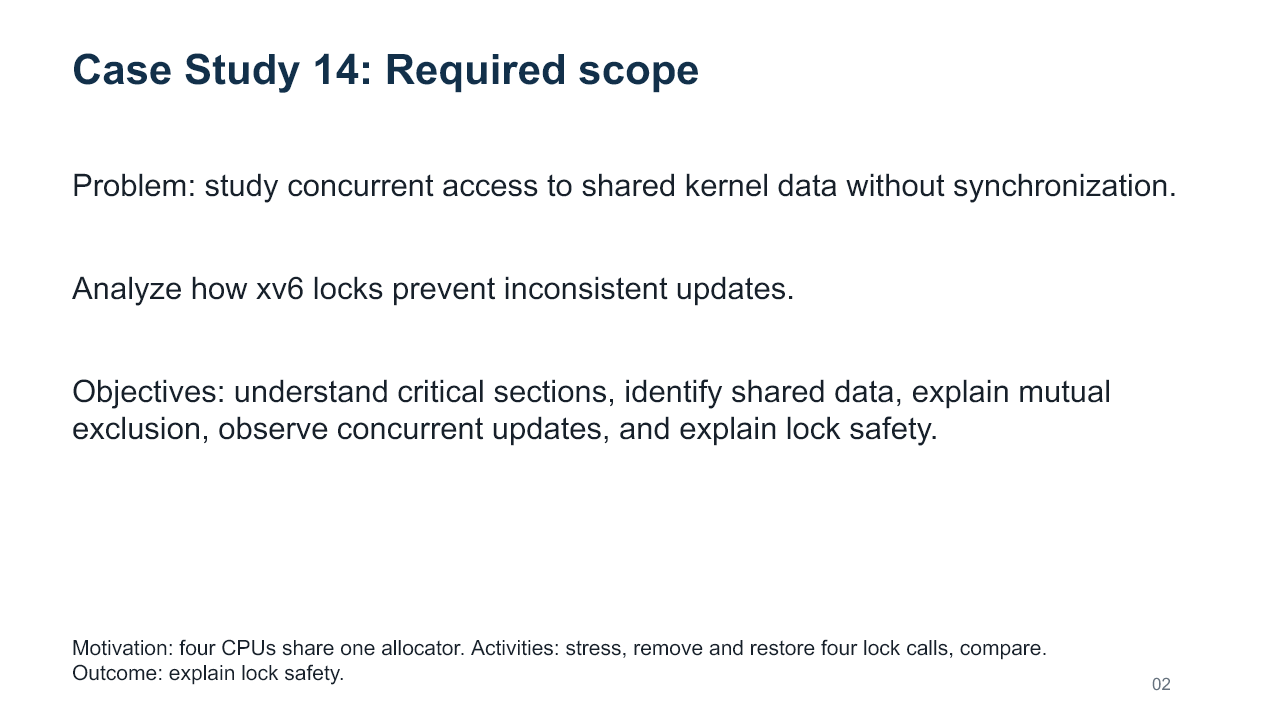
#> input picture OS CASE STUDY/tmp/final-build/ppt-render-v10/slide-02.png, 1280 x 720 px, given in place of slide-01.png, which was not available
$ python make_contact_sheet_v10.py
#> lines starting #> are read from the running program, lines starting #| are printed output that depends on the picture; pictures that were not available may be replaced by others from this repository, and a replacement may not be noted
from pathlib import Path
from PIL import Image,ImageOps,ImageDraw,ImageFont
src=Path(r'C:\Users\HP\Documents\OS record\OS CASE STUDY\tmp\final-build\ppt-render-v10')
thumb_w=480; thumb_h=270; gap=18; label_h=28; cols=4; rows=5
canvas=Image.new('RGB',(cols*thumb_w+(cols+1)*gap,rows*(thumb_h+label_h)+(rows+1)*gap),'#E7EAED')
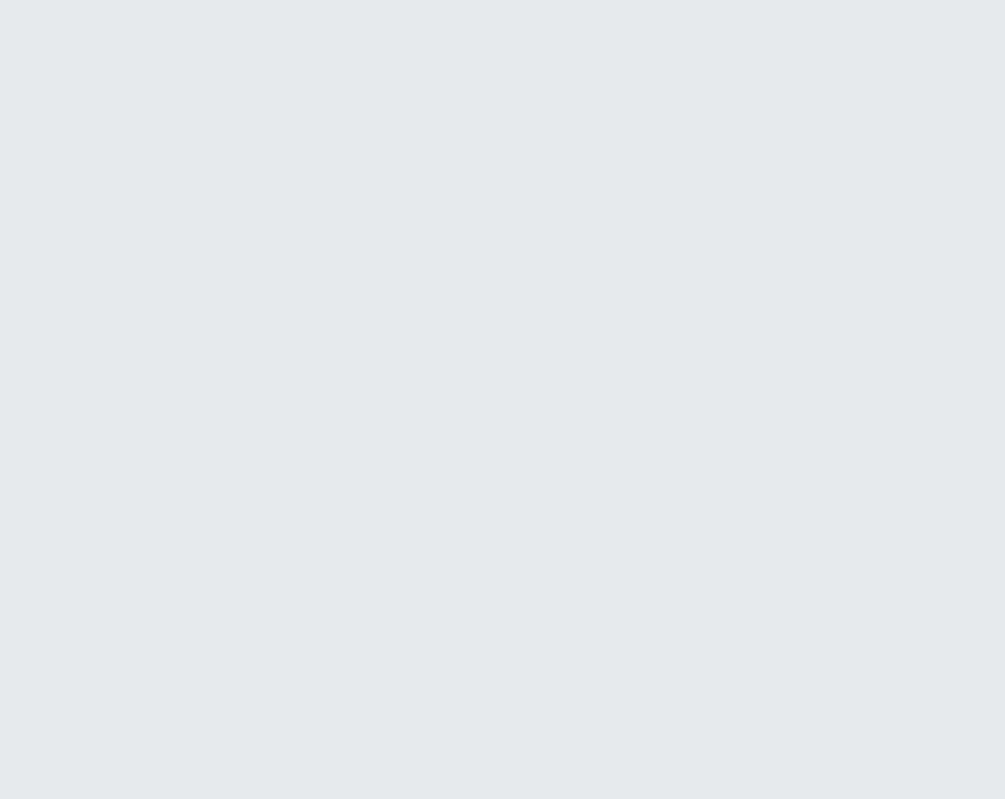
#> canvas: PIL image 2010x1598 RGB (shown at 1/2 size); mean R, G, B 231, 234, 237
d=ImageDraw.Draw(canvas); f=ImageFont.truetype('C:/Windows/Fonts/arialbd.ttf',18)
for i in range(1,21):
 p=src/f'slide-{i:02d}.png'; im=Image.open(p).convert('RGB').resize((thumb_w,thumb_h))
#> after `im = Image.open(p).convert('RGB').resize((thumb_w, thumb_h))`:
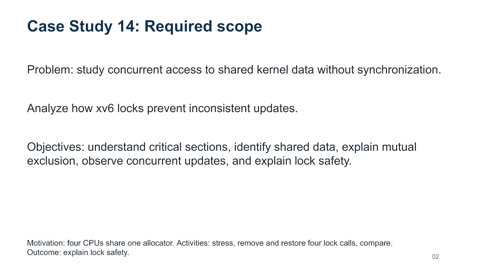
#> im: PIL image 480x270 RGB; mean R, G, B 246, 246.5, 247.1
 x=gap+(i-1)%cols*(thumb_w+gap); y=gap+(i-1)//cols*(thumb_h+label_h+gap)
 canvas.paste(im,(x,y)); d.text((x,y+thumb_h+3),f'Slide {i}',font=f,fill='#17202A')
#> after `canvas.paste(im, (x, y))`:
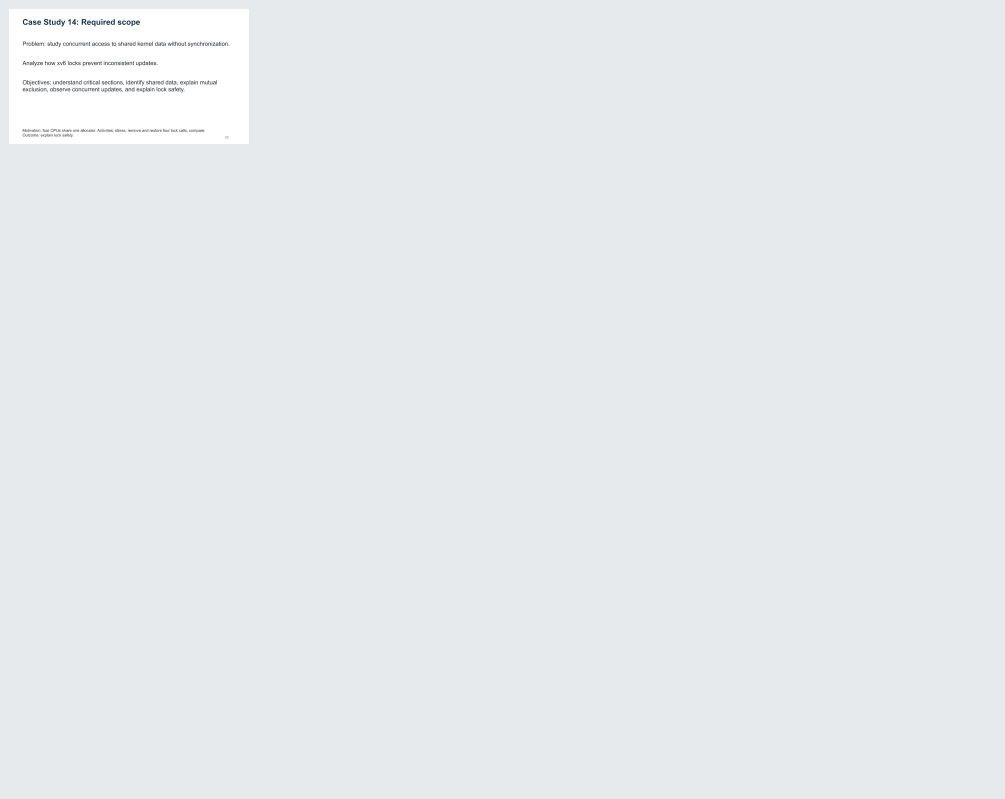
#> canvas: PIL image 2010x1598 RGB (shown at 1/2 size); mean R, G, B 231.6, 234.5, 237.4
#> pass 3 of the loop `for i in range(1,21):`:
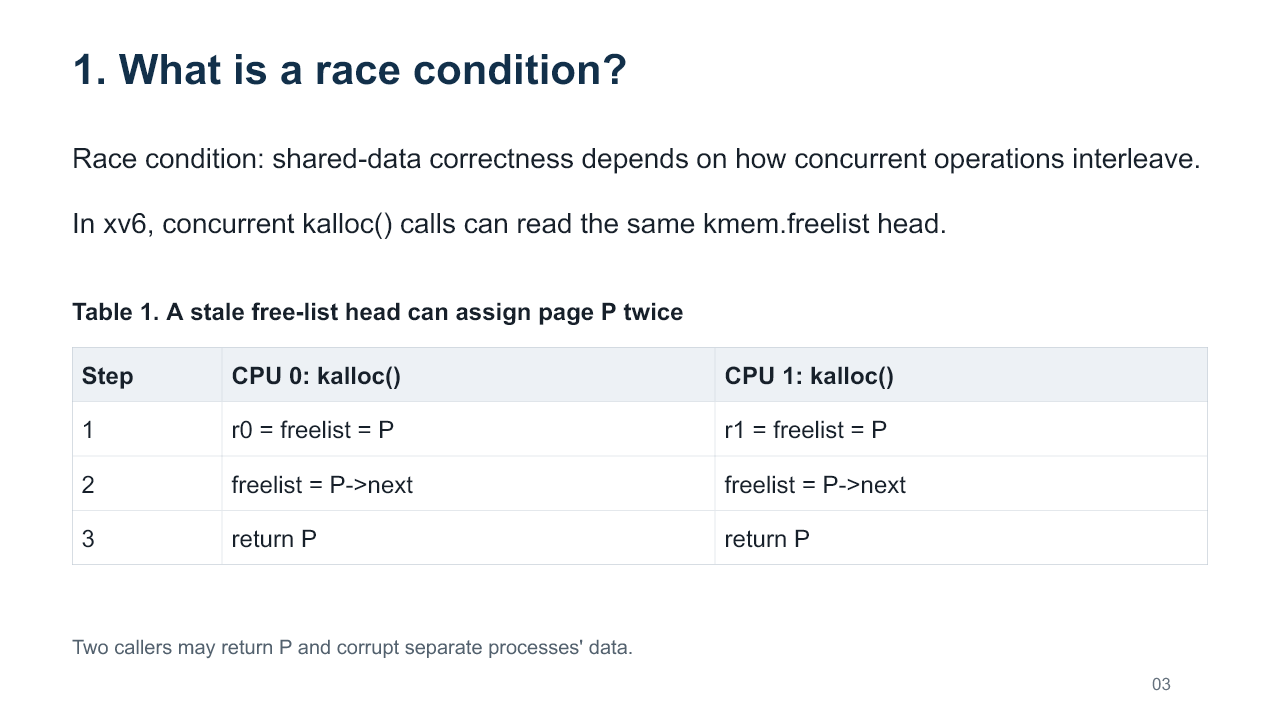
#> input picture OS CASE STUDY/tmp/final-build/ppt-render-v10/slide-03.png, 1280 x 720 px, found by its file name
#> `im = Image.open(p).convert('RGB').resize((thumb_w, thumb_h))`:
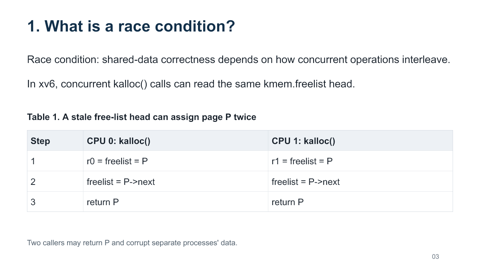
#> im: PIL image 480x270 RGB; mean R, G, B 246.3, 247, 247.7
#> `canvas.paste(im, (x, y))`:
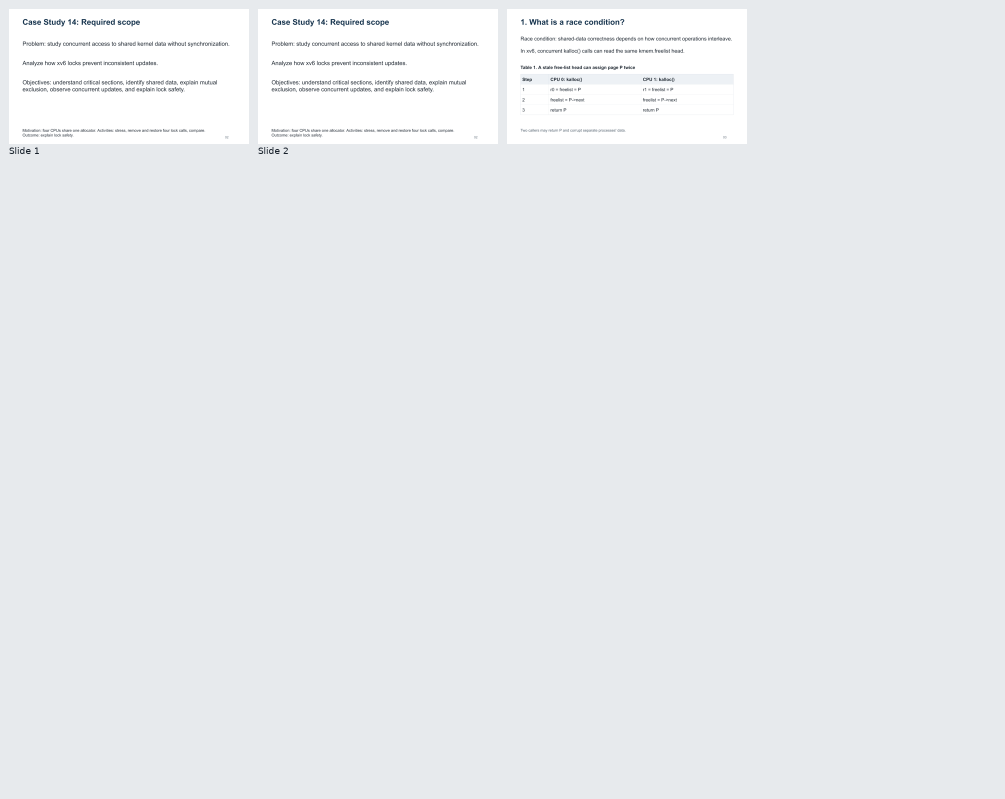
#> canvas: PIL image 2010x1598 RGB (shown at 1/2 size); mean R, G, B 232.8, 235.5, 238.2
#> (the run stopped early here; a loop or call above may not have finished)
